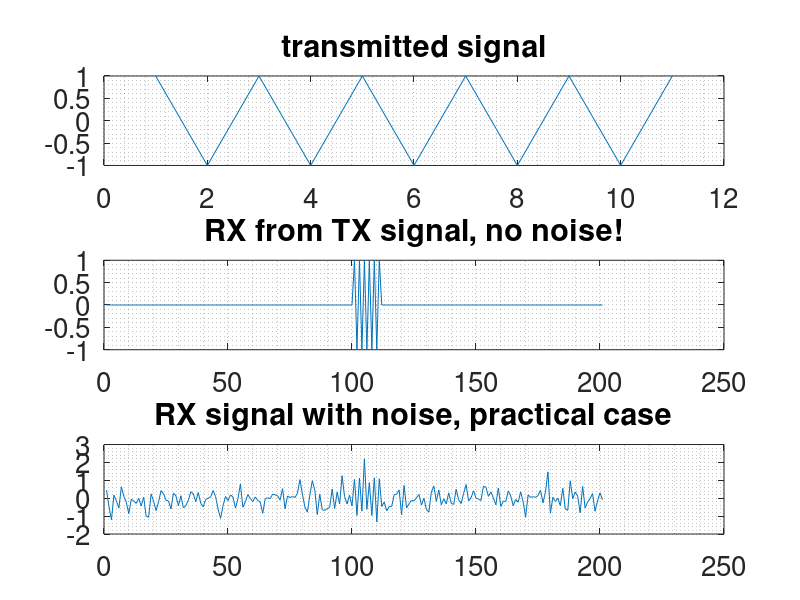
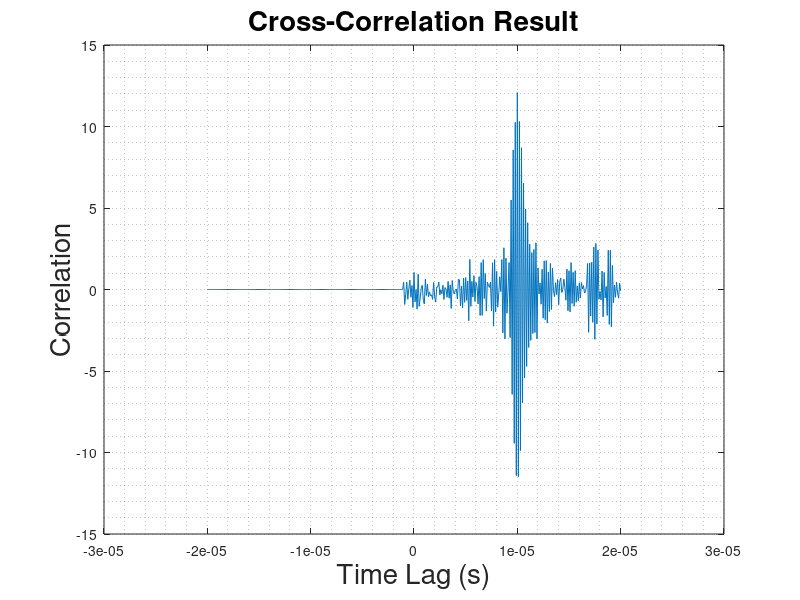

MATLAB code to generate these figures, in order:
function Correlation()
    close all;
    pkg load signal;
    clc;
    % Define RADAR parameters and transmitted signal
    c = 3e8;                            % light speed
    T = 1e-6;                           % Pulse duration
    fs = 10e6;                          % Sampling frequency
    t_pulse = 0 : 1/fs : T;
    tx_signal = cos(2*pi*5e6*t_pulse);  % TX signal (5 MHz carrier)
    s1 = subplot(3,1,1);
    plot(tx_signal);
    set( s1, 'title', 'transmitted signal' , 'fontsize', 20);
    grid minor on;
    % Simulate the echo signal from a target
    target_dist = 1500;                 % Target is 1500m away!

    % 10uS for the pulse to travel to target and back
    time_delay = 2 * target_dist / c;

    % Received signal, transmitted and back
    t_sim = 0 : 1/fs : 2*time_delay;    % Longer time vector for simulation
    rx_signal = zeros(size(t_sim));
    % Find the start index for the delayed signal
    delay_samples = round(time_delay * fs);
    % Place the delayed pulse into the received signal array
    rx_signal(delay_samples + 1 : delay_samples + length(tx_signal)) = tx_signal;
    s2 = subplot(3,1,2);
    plot(rx_signal);
    grid minor on;
    set( s2, 'title', 'RX from TX signal, no noise!' , 'fontsize', 20);

    % Add noise to the received signal to make it more realistic
    noise = 0.9 * randn(size(rx_signal));
    noisy_rx_sig = rx_signal + 0.5*noise;
    s3 = subplot(3,1,3);
    plot(noisy_rx_sig);
    grid minor on;
    set( s3, 'title', 'RX signal with noise, practical case' , 'fontsize', 20);

    % Perform Cross-Correlation to find the target's echo
    % xcorr is used for simulation.
    [correlation_result, lags] = xcorr(noisy_rx_sig, tx_signal);

    % Find the peak of the correlation result
    % The peak tells us the time delay
    [max_corr_value, peak_index] = max(abs(correlation_result));
    peak_lag = lags(peak_index);

    % target range calculation
    % Convert the lag (in samples) back to time delay, and then to distance.
    measured_time_delay = peak_lag / fs;
    measured_range = (measured_time_delay * c) / 2;

    % Print the results
    fprintf(' Simulated Target Range: %.2f meters\n', target_dist);
    fprintf(' Calculated Range via Correlation: %.2f meters\n', measured_range);

    % Plotting the results to visualize
    figure;
    plot(lags/fs, correlation_result);
    title('Cross-Correlation Result', 'fontsize', 20);
    xlabel('Time Lag (s)', 'fontsize', 20);
    ylabel('Correlation', 'fontsize', 20);
    grid minor on;
    % Uncomment above lines to visualize
end
